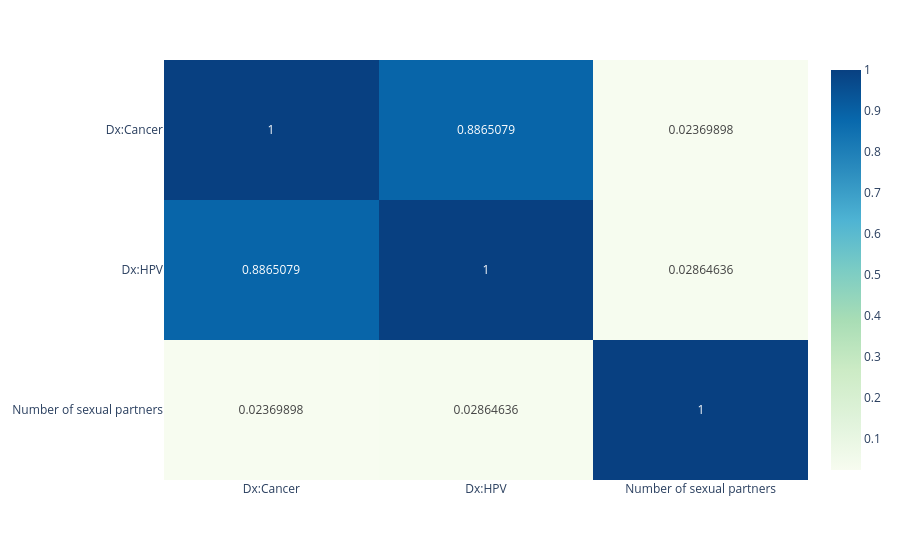

Write notebook code for a chart like this one.
### Code cell
diagnoses_num_partner_compare_cols = ['Dx:Cancer',
                                      'Dx:HPV',
                                      "Number of sexual partners",]
corr_matrix = df[diagnoses_num_partner_compare_cols].corr()
print(corr_matrix)
diagnoses_num_partner_heatmap = px.imshow(corr_matrix,
                              aspect="auto",
                              color_continuous_scale="gnbu",
                              text_auto=True)
diagnoses_num_partner_heatmap.show()

### Figure 1 — Plotly figure (JSON) as saved in the notebook; plotly's stock layout.template omitted (floating-point values rounded to 4 significant figures)
{"data": [{"coloraxis": "coloraxis", "hovertemplate": "x: %{x}<br>y: %{y}<br>color: %{z}<extra></extra>", "name": "0", "texttemplate": "%{z}", "type": "heatmap", "x": ["Dx:Cancer", "Dx:HPV", "Number of sexual partners"], "xaxis": "x", "y": ["Dx:Cancer", "Dx:HPV", "Number of sexual partners"], "yaxis": "y", "z": [[1.0, 0.8865, 0.0237], [0.8865, 1.0, 0.02865], [0.0237, 0.02865, 1.0]]}], "layout": {"coloraxis": {"colorscale": [[0, "rgb(247,252,240)"], [0.125, "rgb(224,243,219)"], [0.25, "rgb(204,235,197)"], [0.375, "rgb(168,221,181)"], [0.5, "rgb(123,204,196)"], [0.625, "rgb(78,179,211)"], [0.75, "rgb(43,140,190)"], [0.875, "rgb(8,104,172)"], [1, "rgb(8,64,129)"]]}, "margin": {"t": 60}, "xaxis": {"anchor": "y", "domain": [0, 1]}, "yaxis": {"anchor": "x", "autorange": "reversed", "domain": [0, 1]}}}
